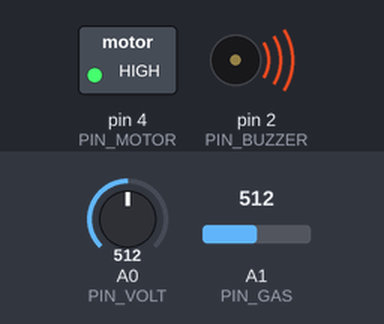
The sketch below on a simulated Arduino Uno, built with avr-gcc and run on an emulated ATmega328P. On the bench: switched loads named in the sketch (green lamp = pin HIGH), buzzer (waves = sounding, pin HIGH). Inputs (shaded band) come from the test bench; at power-on: A0 (PIN_VOLT) = 512, A1 (PIN_GAS) = 512. What the sketch prints to the serial monitor is not drawn.

Above: at 0.1 s.
Timing chart, 0 to 1.6 s (numbered marks = the images above):
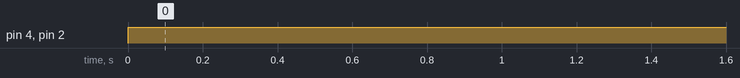

The sketch:

task_1_code.ino
```cpp
const uint8_t PIN_VOLT   = A0;
const uint8_t PIN_GAS    = A1;
const uint8_t PIN_MOTOR  = 4;
const uint8_t PIN_BUZZER = 2;

// Motor polarity(active low)
const uint8_t MOTOR_ON  = HIGH;
const uint8_t MOTOR_OFF = LOW;

const float DIV_RATIO = 2.5;      // (15k + 10k) / 10k
const float V_ON      = 4.8;      // alarm ON at 8 V
const float V_OFF     = 3.2;      // alarm OFF below 7.8 V
const int   GAS_HYST  = 20;

int  gasThreshold = 400;
bool manualOn     = false;
bool voltAlarm    = false;
bool gasAlarm     = false;

unsigned long lastSend = 0;
char rxBuf[12];
uint8_t rxLen = 0;

int readAvg(uint8_t pin) {
  int sum = 0;
  for (uint8_t i = 0; i < 4; i++) sum += analogRead(pin);
  return sum / 4;
}

void handleCommand() {
  rxBuf[rxLen] = '\0';
  if (strcmp(rxBuf, "M1") == 0)      manualOn = true;
  else if (strcmp(rxBuf, "M0") == 0) manualOn = false;
  else if (rxBuf[0] == 'T')          gasThreshold = constrain(atoi(rxBuf + 1), 0, 1023);
}

void readSerial() {
  while (Serial.available()) {
    char c = Serial.read();
    if (c == '\n' || c == '\r') {
      if (rxLen > 0) handleCommand();
      rxLen = 0;
    } else if (rxLen < sizeof(rxBuf) - 1) {
      rxBuf[rxLen++] = c;
    }
  }
}

void setup() {
  digitalWrite(PIN_MOTOR, MOTOR_OFF);   \
  digitalWrite(PIN_BUZZER, LOW);
  pinMode(PIN_MOTOR, OUTPUT);
  pinMode(PIN_BUZZER, OUTPUT);
  Serial.begin(9600);
}

void loop() {
  readSerial();

  int   gas     = readAvg(PIN_GAS);
  float voltage = readAvg(PIN_VOLT) * (5.0 / 1023.0) * DIV_RATIO;

  if (voltage >= V_ON)       voltAlarm = true;
  else if (voltage < V_OFF)  voltAlarm = false;

  if (gas >= gasThreshold)                  gasAlarm = true;
  else if (gas < gasThreshold - GAS_HYST)   gasAlarm = false;

  bool alarm = voltAlarm || gasAlarm || manualOn;
  digitalWrite(PIN_BUZZER, alarm ? HIGH : LOW);
  digitalWrite(PIN_MOTOR,  alarm ? MOTOR_ON : MOTOR_OFF);

  if (millis() - lastSend >= 200) {
    lastSend = millis();
    uint8_t reason = (voltAlarm ? 1 : 0) | (gasAlarm ? 2 : 0) | (manualOn ? 4 : 0);
    Serial.print(voltage, 2);        Serial.print(',');
    Serial.print(gas);               Serial.print(',');
    Serial.print(alarm ? 1 : 0);     Serial.print(',');
    Serial.print(reason);            Serial.print(',');
    Serial.println(gasThreshold);
  }

  delay(20);   // for lower cpu consumption
}
```

Measured:
- by itself, pin 4 (PIN_MOTOR), pin 2 (PIN_BUZZER): LOW → HIGH at 0.00 s
